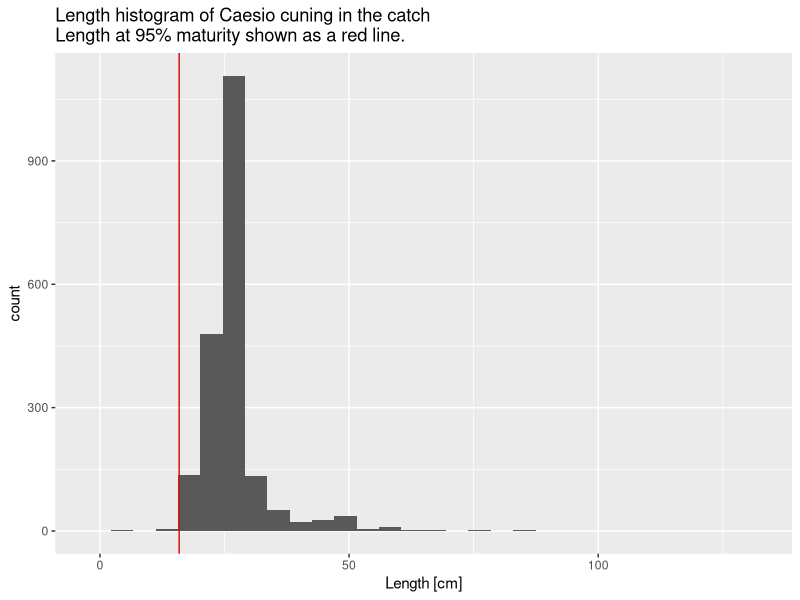
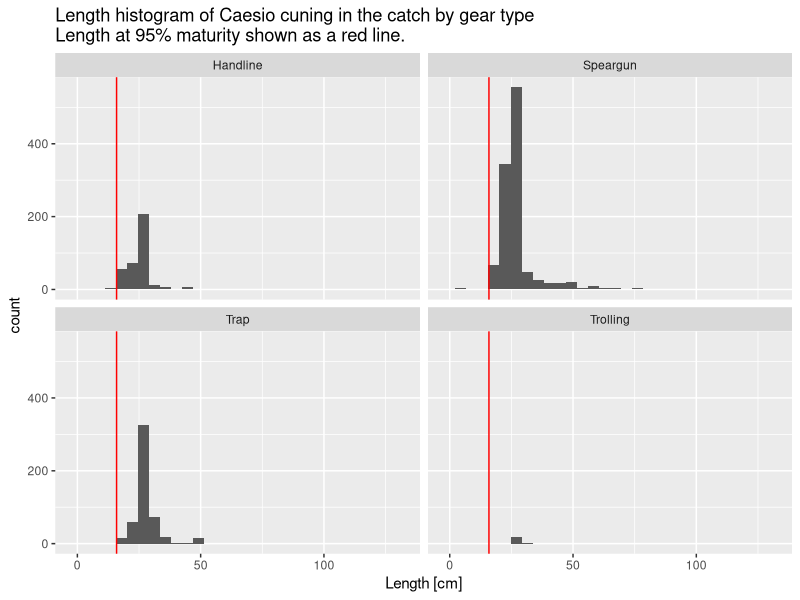
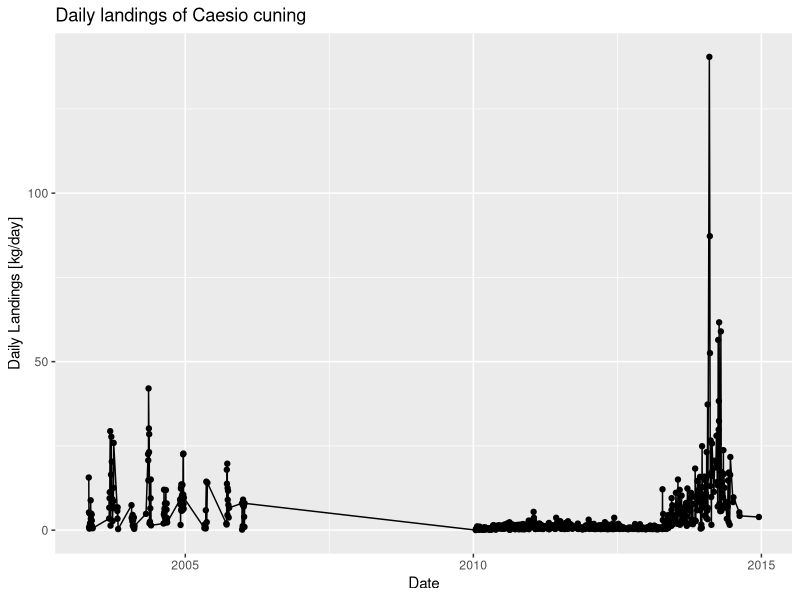
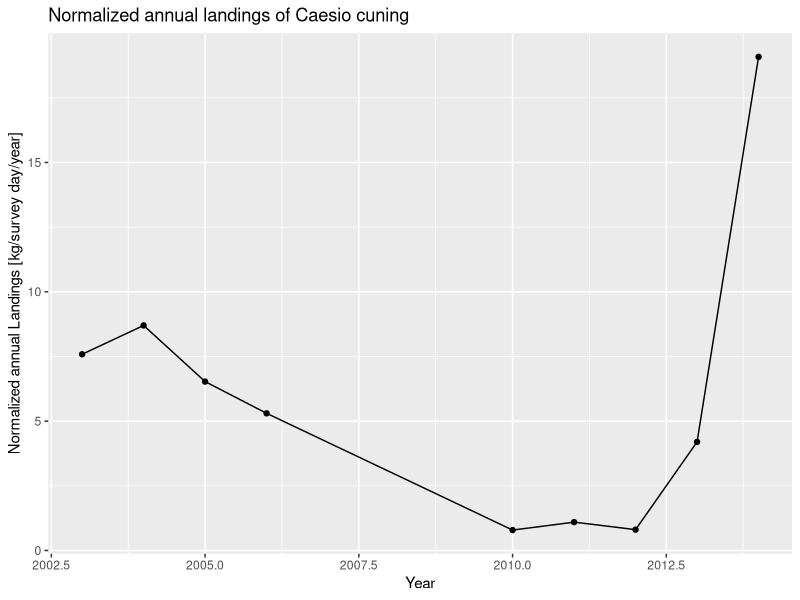
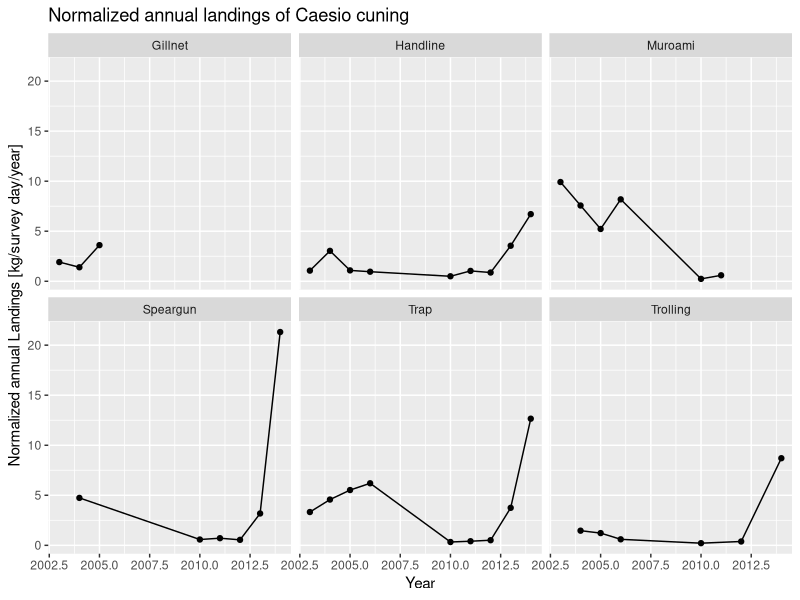
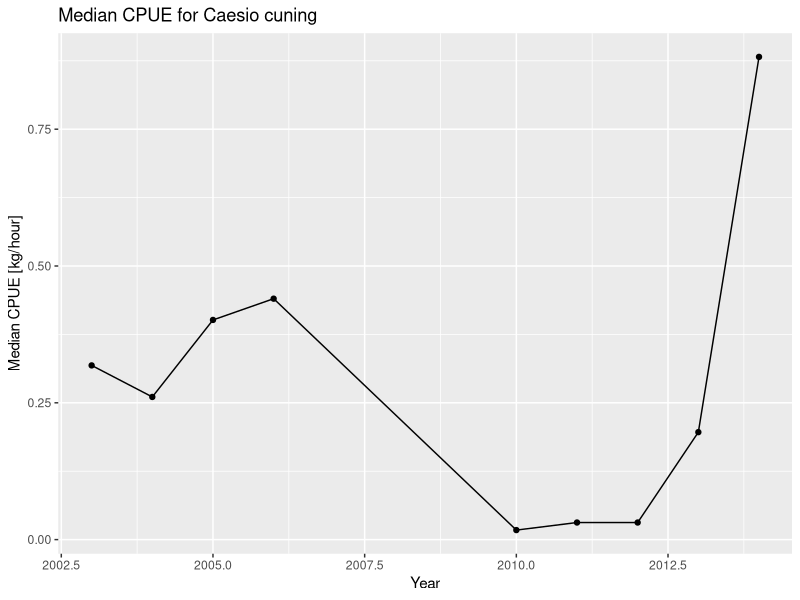

These figures' R source, in order:
## ---- chunk 1
knitr::opts_chunk$set(warning = F, message = F, error = F)
## ---- chunk 2
library(tidyverse) 
library(lubridate) 
## ---- chunk 3
landings_data <- read_csv("_data/sample_landings_data.csv")

life_history_parameters <- read_csv("_data/life_history_parameters.csv")
## ---- chunk 4
head(landings_data)
## ---- chunk 5
## Start with the landings data frame
landings_data <- landings_data %>% 
  ## Turn the date column into a date format that R recognizes
  mutate(Date = mdy(Date)) %>% 
  ## Create a year column using a year format R recognizes
  mutate(Year = year(Date))
## ---- chunk 6
head(life_history_parameters)
## ---- chunk 7
## Start with the landings data frame
landings_data %>% 
  ## Filter data to only look at length measurements from 2014
  filter(Year == 2014) %>% 
  ## Initialize ggplot of data using the length column
  ggplot(aes(Length_cm)) + 
  ## Tell ggplot that the plot type should be a histogram
  geom_histogram() + 
  ## Change x-axis label
  xlab("Length [cm]") + 
  ## Add figure title
  ggtitle("Length histogram of Caesio cuning in the catch\nLength at 95% maturity shown as a red line.") + 
  ## Add a red vertical line for m95, the length at which 95% of fish are mature. Any fish below this length may be immature. Use the life_history_parameter data frame to get this value.
  geom_vline(aes(xintercept=life_history_parameters$m95),color="red") 
## ---- chunk 8
## Start with the landings data frame
landings_data %>% 
  ## Filter data to only look at length measurements from 2014
  filter(Year == 2014) %>% 
  ## Initialize ggplot of data using the length column
  ggplot(aes(Length_cm)) + 
  ## Tell ggplot that the plot type should be a histogram
  geom_histogram() + 
  ## Change x-axis label
  xlab("Length [cm]") + 
  ## Add figure title
  ggtitle("Length histogram of Caesio cuning in the catch by gear type\nLength at 95% maturity shown as a red line.") + 
  ## Add a red line form95, the length at which 95% of fish are mature. Any fish below this length may be immature. Use the life_history_parameter data frame to get this value.
  geom_vline(aes(xintercept=life_history_parameters$m95),color="red") + 
  ## This tells the figure to plot by all different gear types, known as facetting
  facet_wrap(~Gear) 
## ---- chunk 9
## Start with the landings data frame
landings_data %>% 
  ## Add a column to the data that indicates whether each length measurement is from a mature or immature fish. If it's mature, this value should be 1; if immature, 0.
  mutate(Mature = ifelse(Length_cm > life_history_parameters$m95,1,0)) %>% 
  ## Group by year so we can see the percent mature for every year
  group_by(Year) %>% 
  ## The percentage mature is equal to the  number of mature fish divided by the total number of fish and multiplied by 100
  summarize(Percent_Mature = sum(Mature) / n() * 100) 
## ---- chunk 10
## Start with the landings data frame
landings_data %>% 
  ## Group the data by date so we can calculate the total landings by date
  group_by(Date) %>% 
  ## For each date, sumamrize the sum of all daily landings. Also convert kilograms to grams by dividing by 1000.
  summarize(daily_landings = sum(Weight_g/1000)) %>% 
  ## Initialize a ggplot of daily landings versus date
  ggplot(aes(x=Date,y=daily_landings)) + 
  ## Tell ggplot that the plot type should be a scatter plot
  geom_point() + 
  ## Also add a line connecting the points
  geom_line() + 
  ## Change the y-axis title
  ylab("Daily Landings [kg/day]") + 
  ## Add a figure title
  ggtitle("Daily landings of Caesio cuning") 
## ---- chunk 11
## Start with the landings data frame
landings_data %>% 
  ## First, group the data by year
  group_by(Year) %>% 
  ## Next, summarize the total annual landings per year. Also convert from grams to kilograms by dividing by 1000. Also, normalize the annual catch by the number of survey days each year.
  summarize(Annual_Landings_kg = sum(Weight_g,na.rm=TRUE)/1000/n_distinct(Date)) %>% 
  ## Initialize a ggplot of annual landings versus year
  ggplot(aes(x=Year,y=Annual_Landings_kg)) +
  ## Tell ggplot that the plot type should be a scatter plot
  geom_point() +
  ## Also add a line connecting the points
  geom_line() + 
  ## Change the y-axis title
  ylab("Normalized annual Landings [kg/survey day/year]") + 
  ## Add figure title
  ggtitle("Normalized annual landings of Caesio cuning") 
## ---- chunk 12
## Start with the landings data frame
landings_data %>% 
  ## First, group the data by year
  group_by(Year,Gear) %>% 
  # Next, summarize the total annual landings per year. Also convert from grams to kilograms by dividing by 1000. Also, normalize the annual catch by the number of survey days each year.
  summarize(Annual_Landings_kg = sum(Weight_g,na.rm=TRUE)/1000/n_distinct(Date)) %>% 
  ## Initialize a ggplot of annual landings versus year
  ggplot(aes(x=Year,y=Annual_Landings_kg)) +
  ## Tell ggplot that the plot type should be a scatter plot
  geom_point() +
  ## Also add a line connecting the points
  geom_line() + 
  ## Change the y-axis title
  ylab("Normalized annual Landings [kg/survey day/year]") + 
  ## Add figure title
  ggtitle("Normalized annual landings of Caesio cuning") +
  ## This tells the figure to plot by all different gear types
  facet_wrap(~Gear) 
## ---- chunk 13
## Start with the landings data frame
landings_data %>% 
  ## Group by year and Trip ID so that you can calculate CPUE for every trip in every year
  group_by(Year,Trip_ID) %>% 
  ## For each year and trip ID, calculate the CPUE for each trip by dividing the sum of the catch, converted from grams to kilograms, by the trip by the number of fishing hours
  summarize(Trip_CPUE = sum(Weight_g/1000) / mean(Effort_Hours)) %>% 
  ## Next, just group by year so we can calculate median CPUE for each year across all trips in the year
  group_by(Year) %>% 
  ## Calculate median CPUE for each year
  summarize(Median_CPUE = median(Trip_CPUE)) %>% 
  ## Initialize a ggplot of median CPUE versus year
  ggplot(aes(x=Year,y=Median_CPUE)) +
  ## Tell ggplot that the plot type should be a scatter plot
  geom_point() +
  ## Also add a line connecting the points
  geom_line() + 
  ## Change the y-axis title
  ylab("Median CPUE [kg/hour]") + 
  ## Add figure title
  ggtitle("Median CPUE for Caesio cuning") 
